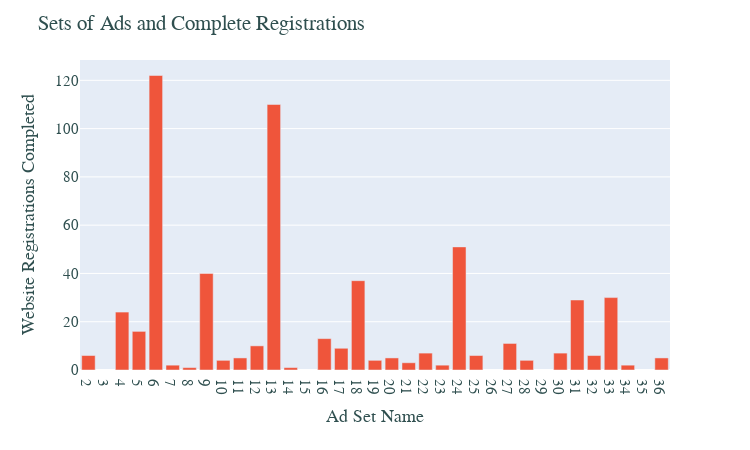

Notebook cell for this chart:
### Code cell
# plt.figure(figsize=(9,5))
# sns.barplot( grouped['Ad Set Name'], grouped['Website Registrations Completed'], color='c')
# plt.title('Registrations by Sets of Ads', fontsize=16)

import plotly.express as px

fig = px.bar(grouped, x='Ad Set Name', y='Website Registrations Completed', height=450,
             width=750,  color_discrete_map={'Website Registrations Completed': 'green'})
fig.update_xaxes(nticks=36)
fig.update_layout(
    title="Sets of Ads and Complete Registrations",
    xaxis_title="Ad Set Name",
    yaxis_title="Website Registrations Completed",
    font=dict(
        family="Courier New, ",
        size=15,
        color="darkslategrey"))
fig.show()

### Figure 1 — Plotly figure (JSON) as saved in the notebook; plotly's stock layout.template omitted (floating-point values rounded to 4 significant figures)
{"data": [{"alignmentgroup": "True", "hoverlabel": {"namelength": 0}, "hovertemplate": "Ad Set Name=%{x}<br>Website Registrations Completed=%{y}", "legendgroup": "", "marker": {"color": "#EF553B"}, "name": "", "offsetgroup": "", "orientation": "v", "showlegend": false, "textposition": "auto", "type": "bar", "x": [2, 4, 5, 6, 7, 8, 9, 10, 11, 12, 13, 14, 16, 17, 18, 19, 20, 21, 22, 23, 24, 25, 27, 28, 30, 31, 32, 33, 34, 36], "xaxis": "x", "y": [6, 24, 16, 122, 2, 1, 40, 4, 5, 10, 110, 1, 13, 9, 37, 4, 5, 3, 7, 2, 51, 6, 11, 4, 7, 29, 6, 30, 2, 5], "yaxis": "y"}], "layout": {"barmode": "relative", "font": {"color": "darkslategrey", "family": "Courier New, ", "size": 15}, "height": 450, "legend": {"tracegroupgap": 0}, "margin": {"t": 60}, "title": {"text": "Sets of Ads and Complete Registrations"}, "width": 750, "xaxis": {"anchor": "y", "domain": [0, 1], "nticks": 36, "title": {"text": "Ad Set Name"}}, "yaxis": {"anchor": "x", "domain": [0, 1], "title": {"text": "Website Registrations Completed"}}}}
